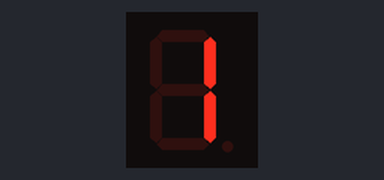
Bench run of a sketch on a simulated Arduino Nano, built with avr-gcc and run on an emulated ATmega328P. On the bench: 1-digit seven-segment display.

Above: at 0.1 s.
At 1.1 s:
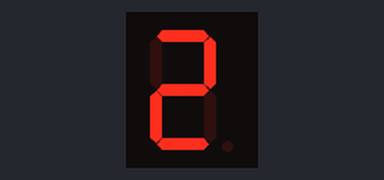
At 2.1 s:
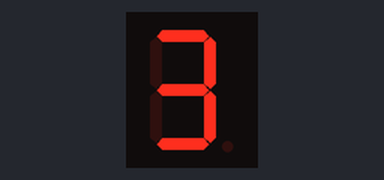
At 4.1 s:
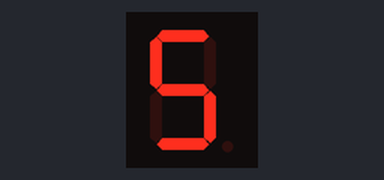
At 6.1 s:
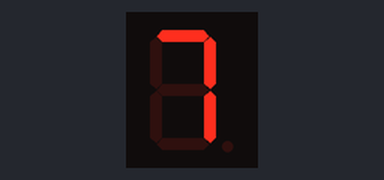
At 9.1 s:
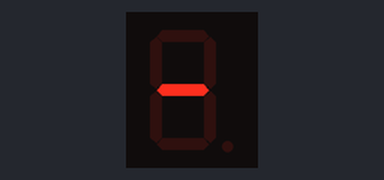

Measured:
- by itself, everything shown: repeats every 11.0 s, in 11 steps
- what the display in image 1 shows lasts 1.0 s, from 1.0 s to 2.0 s

The sketch:

sevSeg_numLoop.ino.ino
```cpp
#include "SevSeg.h"
SevSeg sevseg;

void setup(){
    byte numDigits = 1;
    byte digitPins[] = {};
    byte segmentPins[] = {6, 5, 2, 3, 4, 7, 8, 9};
    bool resistorsOnSegments = true;

    byte hardwareConfig = COMMON_CATHODE;
    sevseg.begin(hardwareConfig, numDigits, digitPins, segmentPins, resistorsOnSegments);
    sevseg.setBrightness(90);
}

void loop(){
        sevseg.setNumber(1);
        sevseg.refreshDisplay();
        delay(1000);
        sevseg.setNumber(2);
        sevseg.refreshDisplay();
        delay(1000);
        sevseg.setNumber(3);
        sevseg.refreshDisplay();
        delay(1000);
        sevseg.setNumber(4);
        sevseg.refreshDisplay();
        delay(1000);
        sevseg.setNumber(5);
        sevseg.refreshDisplay();
        delay(1000);
        sevseg.setNumber(6);
        sevseg.refreshDisplay();
        delay(1000);
        sevseg.setNumber(7);
        sevseg.refreshDisplay();
        delay(1000);
        sevseg.setNumber(8);
        sevseg.refreshDisplay();
        delay(1000);
        sevseg.setNumber(9);
        sevseg.refreshDisplay();
        delay(1000);
        sevseg.setNumber(A7);
        sevseg.refreshDisplay();
        delay(1000);
        sevseg.setNumber(0);
        sevseg.refreshDisplay();
        delay(1000);
}
```
